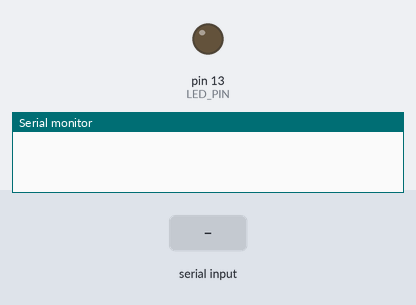
The sketch below on a simulated Arduino Uno, built with avr-gcc and run on an emulated ATmega328P. Parts: output pins drawn as LEDs (lit = HIGH), the last lines printed to the serial monitor. Inputs (shaded band) come from the test bench.

Above: at 1.2 s.
1.3 s: "1" received over the second serial link
At 1.7 s:
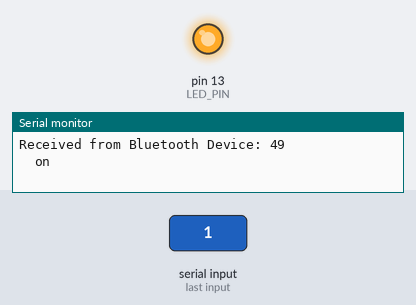
2.8 s: "0" received over the second serial link
At 4.0 s:
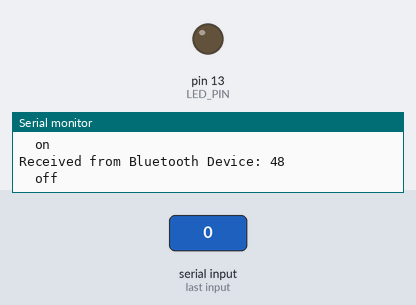
Timing chart, 0 to 5.8 s (numbered marks = the images above; inputs shaded):
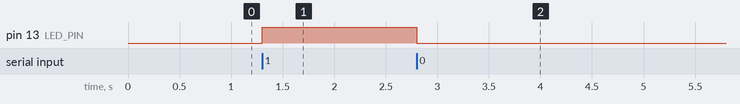

The sketch:

BT05.ino
```cpp
#include <SoftwareSerial.h>
#define LED_PIN 13


SoftwareSerial BT05(10, 11); //RX|TX

// Connect BT05      Arduino Uno
//     RXD            Pin 10
//     TXD            Pin 11

void setup() {
  Serial.begin(9600);
    // set the digital pin as output:
  pinMode(LED_PIN, OUTPUT);
  // you may need to change 9600 by another value
  // Once you have found the correct baudrate,
  // you can update it using AT+BAUDx command
  // e.g. AT+BAUD0 for 9600 bauds
  BT05.begin(9600);
}

void loop() {
  int c;

  if (BT05.available()) {
      c = BT05.read();
      Serial.print("Received from Bluetooth Device: ");
      Serial.println(c);
      switch(c) {
        //case 48: /* Number 0 */
        case '0':
              Serial.println("  off");
              digitalWrite(LED_PIN, LOW);
              break;
        //case 49: /* Number 1 */
        case '1':
              Serial.println("  on");
              digitalWrite(LED_PIN, HIGH);
              break;
        default:
              Serial.println("case default");
              break;
      }
  }
}
```

Measured:
- after the input at 1.3 s, pin 13 (LED_PIN): LOW → HIGH at once
- after the input at 2.8 s, pin 13 (LED_PIN): HIGH → LOW at once
